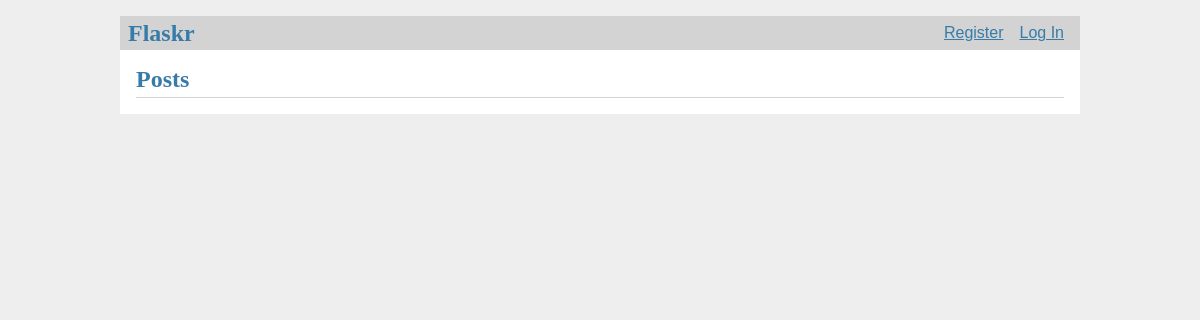
Before: / with the older database file.
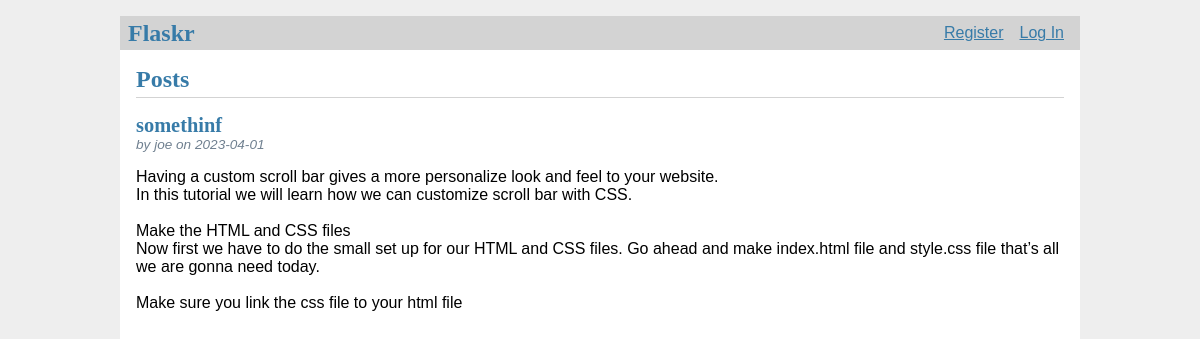
After: the same page with the newer database file.
### tables this page shows
CREATE TABLE post (
  id INTEGER PRIMARY KEY AUTOINCREMENT,
  author_id INTEGER NOT NULL,
  created TIMESTAMP NOT NULL DEFAULT CURRENT_TIMESTAMP,
  title TEXT NOT NULL,
  body TEXT NOT NULL,
  FOREIGN KEY (author_id) REFERENCES user (id)
);

CREATE TABLE user (
  id INTEGER PRIMARY KEY AUTOINCREMENT,
  username TEXT UNIQUE NOT NULL,
  password TEXT NOT NULL
);

### flaskr/blog.py (the view)
@bp.route('/')
def index():
    db = get_db()
    posts = db.execute(
        'SELECT p.id, title, body, created, author_id, username'
        ' FROM post p JOIN user u ON p.author_id = u.id'
        ' ORDER BY created DESC'
    ).fetchall()
    return render_template('blog/index.html', posts=posts)

### flaskr/auth.py (called while the page is built)
@bp.before_app_request
def load_logged_in_user():
    user_id = session.get('user_id')
    if user_id is None:
        g.user = None
    else:
        g.user = get_db().execute(
            'SELECT * FROM user WHERE id = ?', (user_id,)
        ).fetchone()

### flaskr/db.py (called while the page is built)
def get_db():
    if 'db' not in g:
        g.db = sqlite3.connect(
            current_app.config['DATABASE'],
            detect_types=sqlite3.PARSE_DECLTYPES
        )
        g.db.row_factory = sqlite3.Row
    return g.db

### flaskr/templates/blog/index.html (shortened to what this page needs)
{% extends 'base.html' %}
{% block header %}
  <h1>{% block title %}Posts{% endblock %}</h1>
{% endblock %}
{% block content %}
  {% for post in posts %}
    <article class="post">
      <header>
        <div>
          <h1>{{ post['title'] }}</h1>
          <div class="about">by {{ post['username'] }} on {{ post['created'].strftime('%Y-%m-%d') }}</div>
        </div>
      </header>
      <p class="body">{{ post['body'] }}</p>
    </article>
  {% endfor %}
{% endblock %}

### flaskr/templates/base.html (shortened to what this page needs)
<!doctype html>
<link rel="stylesheet" href="{{ url_for('static', filename='style.css') }}">
<nav>
  <h1>Flaskr</h1>
  <ul>
    {% if g.user %}
      <li><span>{{ g.user['username'] }}</span>
      <li><a href="{{ url_for('auth.logout') }}">Log Out</a>
    {% else %}
      <li><a href="{{ url_for('auth.register') }}">Register</a>
      <li><a href="{{ url_for('auth.login') }}">Log In</a>
    {% endif %}
  </ul>
</nav>
<section class="content">
  <header>
    {% block header %}{% endblock %}
  </header>
  {% block content %}{% endblock %}
</section>

### flaskr/static/style.css (style rules this page uses)
h1, h2, h3, h4, h5, h6 { font-family: serif; color: #377ba8; margin: 1rem 0; }
a { color: #377ba8; }
nav { background: lightgray; display: flex; align-items: center; padding: 0 0.5rem; }
nav h1 { flex: auto; margin: 0; }
nav ul { display: flex; list-style: none; margin: 0; padding: 0; }
nav ul li a, nav ul li span, header .action { display: block; padding: 0.5rem; }
.content { padding: 0 1rem 1rem; }
.content > header { border-bottom: 1px solid lightgray; display: flex; align-items: flex-end; }
.content > header h1 { flex: auto; margin: 1rem 0 0.25rem 0; }
.post > header { display: flex; align-items: flex-end; font-size: 0.85em; }
.post > header > div:first-of-type { flex: auto; }
.post > header h1 { font-size: 1.5em; margin-bottom: 0; }
.post .about { color: slategray; font-style: italic; }
.post .body { white-space: pre-line; }
.content:last-child { margin-bottom: 0; }

Changed rows visible on the page:
added post: title "somethinf", username "joe", created "2023-04-01", body "Having a custom scroll bar gives a more personalize look and feel to your website. In this tutorial we will learn how we can customize scroll bar with CSS. Make the HTML and CSS files Now first we have to do the small set up for our HTML and CSS files. Go ahead and make index.html file and style.css file that’s all we are gonna need today. Make sure you link the css file to your html file"
